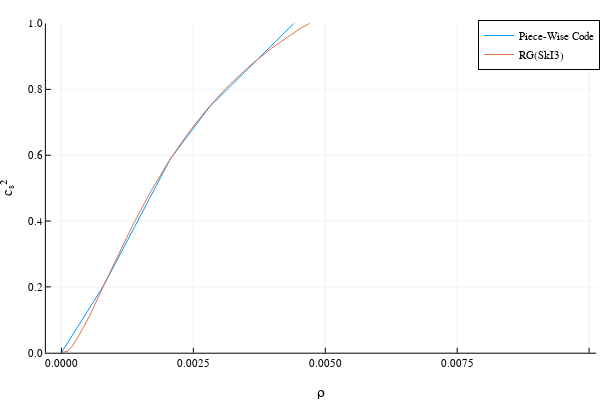

Write notebook code for a chart like this one.
### Code cell
#RG(SkI3) shown here


mₙ = 939.565330;
nb = readdlm("eos.nb RG(SkI3)", skipstart = 2);
data = readdlm("eos.thermo RG(SkI3)", skipstart = 1);
Q1 = data[:,4];
Q7 = data[:,10];
P = Q1.*nb;
ρ = (Q7 .+ 1) .* (nb .* mₙ);

dP = P[2:end] - P[1:end-1];
dρ = ρ[2:end] - ρ[1:end-1];

sound_speed = (abs.(dP ./ dρ));
geo_conv = (1.6191004251588869e-18)*(1782700000000.0002);
ρ = ρ .*geo_conv;


#ρ_cut = [0 , 0.002578, 0.004880, 0.007484, 0.009836]; #these are the cut off densities
#ρ_cut = [0 , 0.001002, 0.002473, 0.003406, 0.004660];
#ρ_cut = [0 , 0.0009018, 0.002277, 0.003055, 0.004159];
ρ_cut = [0 , 0.0008116, 0.002049, 0.002749, 0.0037431];

indices = [argmin(abs.(ρ .- x))[1] for x in ρ_cut]; #this gives you the first number of each pair

x_interval = [0 ρ[indices[1]]];
for i = 1:size(ρ_cut,1) - 1
    x_interval = vcat(x_interval,[ρ[indices[i]] ρ[indices[i + 1]]]);
end


y_interval = [0 sound_speed[indices[1]]];
for i = 1:size(ρ_cut,1) - 1
    y_interval = vcat(y_interval,[sound_speed[indices[i]] sound_speed[indices[i + 1]]]);
end

print(size(x_interval))
print(size(y_interval))

x = ρ[1:end - 1];
y = zeros(size(x,1));
for i = 1:size(x,1) #for i = 1 to 17801
    y[i] = piece_wise_linear(x_interval, y_interval, x[i]);
end

plotlyjs()

plot(x,y, label = "Piece-Wise Code", xlabel = "ρ", ylabel = "cₛ²")
plot!(ρ[1:end - 1], sound_speed, label = "RG(SkI3)", ylims = (0.0, 1.0))

### Figure 1 — Plotly figure (JSON) as saved in the notebook; plotly's stock layout.template omitted (floating-point values rounded to 4 significant figures; data arrays with more than 128 entries replaced by an {"elided": "..."} marker saying what was removed)
{"data": [{"colorbar": {"title": ""}, "legendgroup": "Piece-Wise Code", "line": {"color": "rgba(0, 154, 250, 1.000)", "dash": "solid", "shape": "linear", "width": 1}, "mode": "lines", "name": "Piece-Wise Code", "showlegend": true, "type": "scatter", "x": {"elided": "1183 float values"}, "xaxis": "x", "y": {"elided": "1183 float values"}, "yaxis": "y", "zmax": null, "zmin": null}, {"colorbar": {"title": ""}, "legendgroup": "RG(SkI3)", "line": {"color": "rgba(227, 111, 71, 1.000)", "dash": "solid", "shape": "linear", "width": 1}, "mode": "lines", "name": "RG(SkI3)", "showlegend": true, "type": "scatter", "x": {"elided": "1183 float values"}, "xaxis": "x", "y": {"elided": "1183 float values"}, "yaxis": "y", "zmax": null, "zmin": null}], "layout": {"annotations": [], "height": 400, "legend": {"bgcolor": "rgba(255, 255, 255, 1.000)", "bordercolor": "rgba(0, 0, 0, 1.000)", "borderwidth": 1, "font": {"color": "rgba(0, 0, 0, 1.000)", "family": "sans-serif", "size": 11}, "title": {"font": {"color": "rgba(0, 0, 0, 1.000)", "family": "sans-serif", "size": 15}, "text": ""}, "tracegroupgap": 0, "traceorder": "normal", "x": 1, "xanchor": "auto", "y": 1, "yanchor": "auto"}, "margin": {"b": 20, "l": 0, "r": 0, "t": 20}, "paper_bgcolor": "rgba(255, 255, 255, 1.000)", "plot_bgcolor": "rgba(255, 255, 255, 1.000)", "showlegend": true, "width": 600, "xaxis": {"anchor": "y", "domain": [0.07647, 0.9934], "gridcolor": "rgba(0, 0, 0, 0.100)", "gridwidth": 0.5, "linecolor": "rgba(0, 0, 0, 1.000)", "mirror": false, "range": [-0.0002951, 0.01013], "showgrid": true, "showline": true, "showticklabels": true, "tickangle": 0, "tickcolor": "rgb(0, 0, 0)", "tickfont": {"color": "rgba(0, 0, 0, 1.000)", "family": "sans-serif", "size": 11}, "tickmode": "array", "ticks": "inside", "ticktext": ["0.0000", "0.0025", "0.0050", "0.0075", "0.0100"], "tickvals": [0, 0.0025, 0.005, 0.0075, 0.01], "title": "ρ", "titlefont": {"color": "rgba(0, 0, 0, 1.000)", "family": "sans-serif", "size": 15}, "type": "-", "visible": true, "zeroline": false, "zerolinecolor": "rgba(0, 0, 0, 1.000)"}, "yaxis": {"anchor": "x", "domain": [0.07581, 0.9902], "gridcolor": "rgba(0, 0, 0, 0.100)", "gridwidth": 0.5, "linecolor": "rgba(0, 0, 0, 1.000)", "mirror": false, "range": [0, 1], "showgrid": true, "showline": true, "showticklabels": true, "tickangle": 0, "tickcolor": "rgb(0, 0, 0)", "tickfont": {"color": "rgba(0, 0, 0, 1.000)", "family": "sans-serif", "size": 11}, "tickmode": "array", "ticks": "inside", "ticktext": ["0.0", "0.2", "0.4", "0.6", "0.8", "1.0"], "tickvals": [0, 0.2, 0.4, 0.6, 0.8, 1], "title": "cₛ²", "titlefont": {"color": "rgba(0, 0, 0, 1.000)", "family": "sans-serif", "size": 15}, "type": "-", "visible": true, "zeroline": false, "zerolinecolor": "rgba(0, 0, 0, 1.000)"}}}
